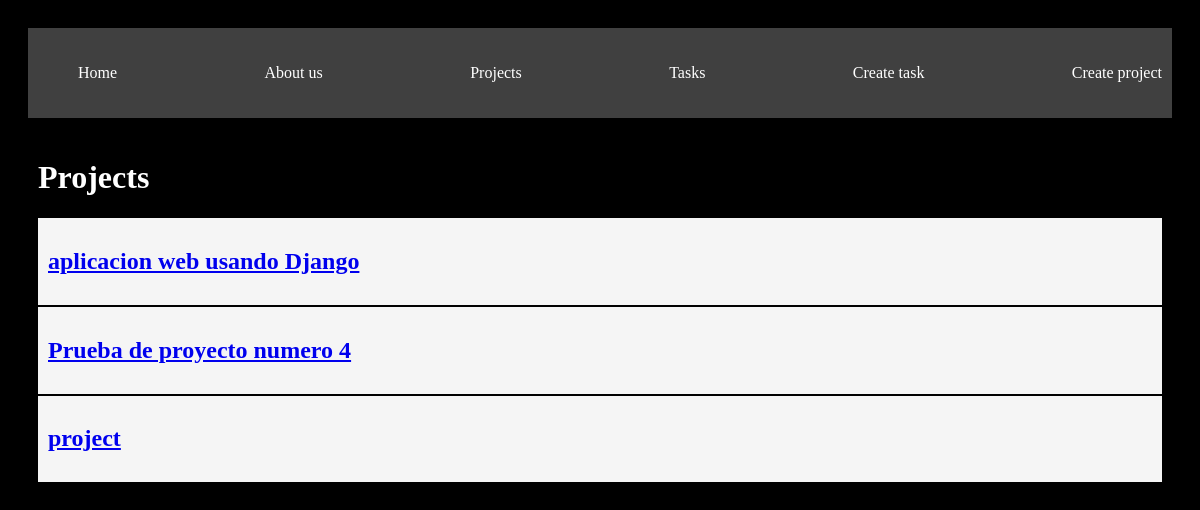
The page /projects/ on the database as committed earlier.
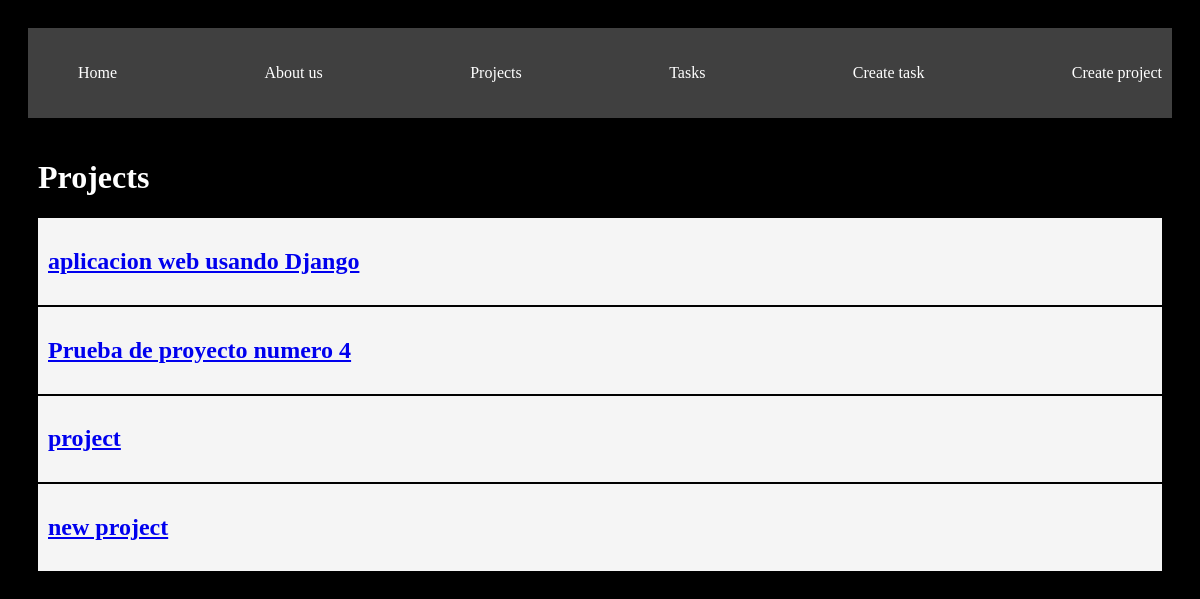
The same page on the database as committed later.
### myapp/models.py (models this page shows, shortened)
class Proyect(models.Model):
    name = models.CharField(max_length=200)

### myapp/views.py (the view)
# urls.py: path('projects/', views.projects, name='project'),
def projects(request):
    projects = Proyect.objects.all()
    return render(request, 'projects/projects.html', {'projects': projects})

### myapp/templates/projects/projects.html
{% extends "layouts/base.html" %}
{% block content %}
<h1>Projects</h1>
    {% for projects in projects %}
        <article class="card">
            <a href="{% url 'project_detail' projects.id %}">
                <h2>{{projects.name}}</h2>
            </a>
        </article>
    {% endfor %}
{% endblock %}

Rows that differ between the two databases and show on the page:
added Proyect: name "new project"
